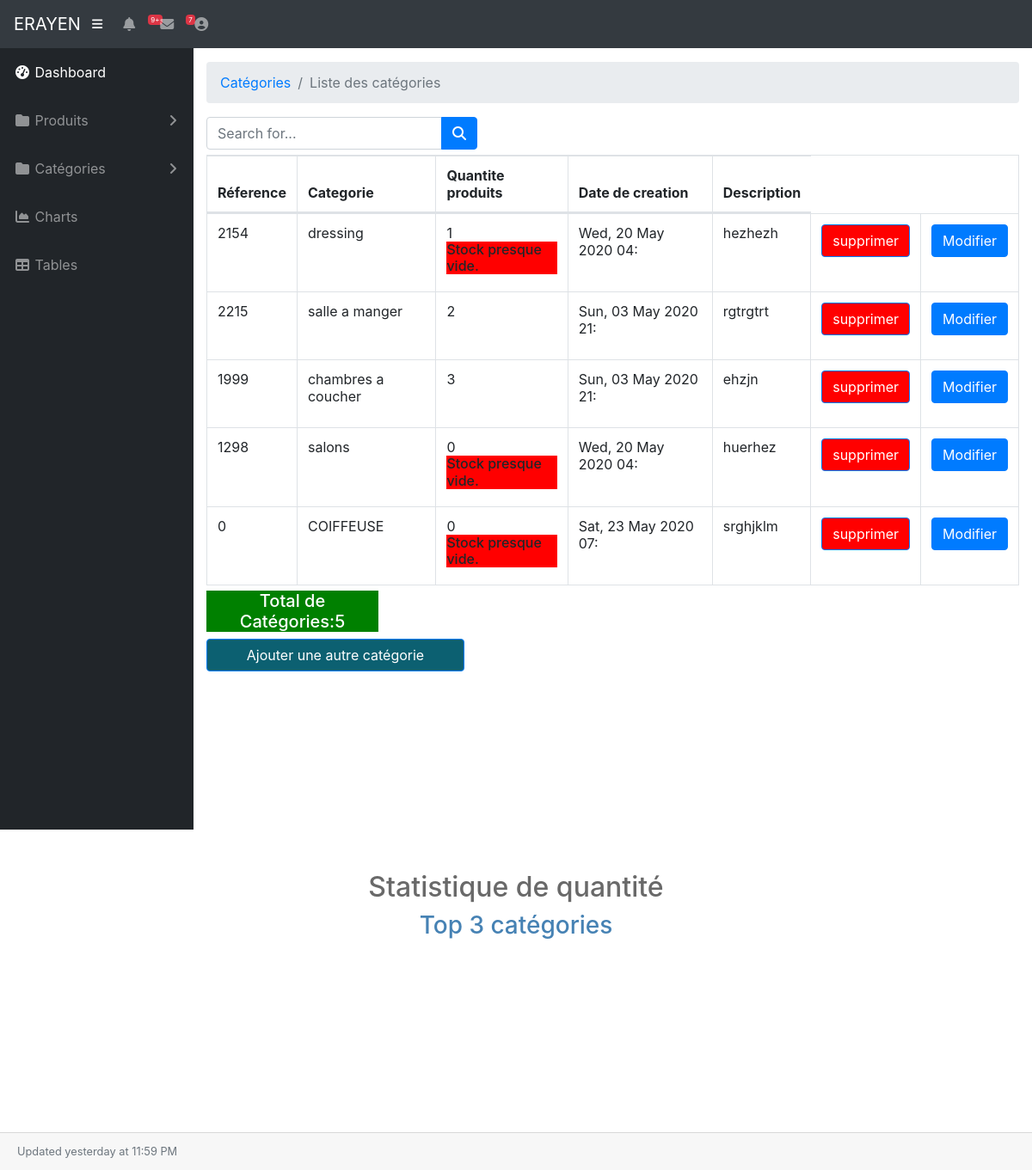
The page /ameni/AfficherC.php on the database its author committed.
### tables this page shows
CREATE TABLE `catg` (
  `id` int(11) NOT NULL,
  `refC` int(11) NOT NULL,
  `nomC` varchar(20) NOT NULL,
  `qteP` int(11) NOT NULL,
  `datecreation` varchar(20) NOT NULL,
  `description` text NOT NULL
);

### Ameni1/front/categorieC.php (called while the page is built, shortened)
<?PHP
class categorieC
{
	function affichercategorie()
	{
		$sql = "SELECT * FROM catg";
		$db = config::getConnection();
		try {
			$liste = $db->query($sql);
			return $liste;
		} catch (Exception $e) {
			die('Erreur: ' . $e->getMessage());
		}
	}
}

### ameni/AfficherC.php (the view, shortened to what this page needs)
<?php
include "../Cores/categorieC.php";
function nbcateg($x)
{
$req="select * from prod";
$db=config::getConnection();
$listP=$db->query($req) ;
$nb=0;
foreach ($listP as $row)
{
  if($x==$row['categ'])
  {
    $nb+=1;
  }
}
return $nb;
}
 $categ=new categorieC;
    if (isset($_GET['key'])) {
        $listC = $categ->rechercheCateg($_GET['key']);
    } else {
        $listC = $categ->affichercategorie();
    }
?>
<html>
<head>
  <link href="vendor/fontawesome-free/css/all.min.css" rel="stylesheet" type="text/css">
  <link href="vendor/datatables/dataTables.bootstrap4.css" rel="stylesheet">
  <link href="css/sb-admin.css" rel="stylesheet">
</head>
<body id="page-top">
  <nav class="navbar navbar-expand navbar-dark bg-dark static-top">
    <a class="navbar-brand mr-1" href="index.html">ERAYEN</a>
    <button class="btn btn-link btn-sm text-white order-1 order-sm-0" id="sidebarToggle" href="#">
      <i class="fas fa-bars"></i>
    </button>
    <ul class="navbar-nav ml-auto ml-md-0">
      <li class="nav-item dropdown no-arrow mx-1">
        <a class="nav-link dropdown-toggle" href="#" id="alertsDropdown" role="button" data-toggle="dropdown" aria-haspopup="true" aria-expanded="false">
          <i class="fas fa-bell fa-fw"></i>
          <span class="badge badge-danger">9+</span>
        </a>
      </li>
      <li class="nav-item dropdown no-arrow mx-1">
        <a class="nav-link dropdown-toggle" href="#" id="messagesDropdown" role="button" data-toggle="dropdown" aria-haspopup="true" aria-expanded="false">
          <i class="fas fa-envelope fa-fw"></i>
          <span class="badge badge-danger">7</span>
        </a>
      </li>
      <li class="nav-item dropdown no-arrow">
        <a class="nav-link dropdown-toggle" href="#" id="userDropdown" role="button" data-toggle="dropdown" aria-haspopup="true" aria-expanded="false">
          <i class="fas fa-user-circle fa-fw"></i>
        </a>
      </li>
    </ul>
  </nav>
  <div id="wrapper">
    <ul class="sidebar navbar-nav">
      <li class="nav-item active">
        <a class="nav-link" href="index.html">
          <i class="fas fa-fw fa-tachometer-alt"></i>
          <span>Dashboard</span>
        </a>
      </li>
      <li class="nav-item dropdown">
        <a class="nav-link dropdown-toggle" href="#" id="pagesDropdown" role="button" data-toggle="dropdown" aria-haspopup="true" aria-expanded="false">
          <i class="fas fa-fw fa-folder"></i>
           <span>Produits</span>
        </a>
      </li>
       <li class="nav-item dropdown">
        <a class="nav-link dropdown-toggle" href="#" id="pagesDropdown" role="button" data-toggle="dropdown" aria-haspopup="true" aria-expanded="false">
          <i class="fas fa-fw fa-folder"></i>
          <span>Catégories</span>
        </a>
      </li>
      <li class="nav-item">
        <a class="nav-link" href="charts.html">
          <i class="fas fa-fw fa-chart-area"></i>
          <span>Charts</span></a>
      </li>
      <li class="nav-item">
        <a class="nav-link" href="tables.html">
          <i class="fas fa-fw fa-table"></i>
          <span>Tables</span></a>
      </li>
    </ul>
    <div id="content-wrapper">
      <div class="container-fluid">
        <ol class="breadcrumb">
          <li class="breadcrumb-item">
            <a href="#">Catégories</a>
          </li>
          <li class="breadcrumb-item active">Liste des catégories</li>
        </ol>
    <form method="get" class="d-none d-md-inline-block form-inline ml-auto mr-0 mr-md-3 my-2 my-md-0">
      <div class="input-group">
        <input type="text" class="form-control" name="key" placeholder="Search for..." aria-label="Search" aria-describedby="basic-addon2">
        <div class="input-group-append">
          <button class="btn btn-primary" type="submit">
            <i class="fas fa-search"></i>
          </button>
        </div>
      </div>
    </form>
                                   </head>
                                            <table class="table table-bordered" id="dataTable" width="100%" cellspacing="0" >
                                                <thead>
                                                    <tr>
                                                        <th>Réference</th>
                                                        <th>Categorie</th>
                                                        <th>Quantite produits</th>
                                                        <th>Date de creation</th>
                                                        <th>Description</th>
                                                    </tr>
                                                </thead>
                                                <?PHP
                                                  $total=0;
                                                foreach ($listC as $row)
                                                 {
                                                    ?>
                                                        <tr>
                                                               <td>
                                                                <?PHP echo $row['refC']; ?>
                                                            </td>
                                                            <td>
                                                                <?PHP echo $row['nomC'];
                                                                ?>
                                                            </td>
                                                            <td>
                                                               <?PHP echo $x=nbcateg($row['nomC']);
                                                                if ($x<2){?>
                                                                <h6 style="background-color: red" > Stock presque vide. </h6>
                                                                 <?php
                                                                }?>
                                                            </td>
                                                            <td>
                                                                <?PHP echo $row['datecreation']; ?>
                                                            </td>
                                                            <td>
                                                                <?PHP echo $row['description'];
                                                                $total+=1;?>
                                                            </td>
                                                            <td>
                                                            <form method="get" action="AfficherC.php" >
                                                            <input class="btn btn-primary btn-block" style="background-color: red" class="btn btn-primary btn-block" type="submit" name="supprimer" value="supprimer">
                                                            </td>
                                                            <td>
                                                            <a class="btn btn-primary btn-block" href="modifierC.php?id=<?php echo $row['id'] ?>">
                                                            Modifier
                                                            </a>
                                                            </td>
                                                        </tr>
<?php
}
?>
                                           </table>
                                            <h5  style="color: white; background-color: green; width: 200px;" align="center"> <?php echo('Total de Catégories:'.$total)?></h5>
<form method="get" action="AjouterC.php" align="center">
   <button align="center" style="background-color: #0c6071; width: 300px" class="btn btn-primary btn-block" type="submit" > <a>  Ajouter une autre catégorie </a> </button> </form>
</div>
                 <fieldset style="border-color: white">
                <table align="center">
            <div    class="card-body">
    ?>  </div>
           </table>
       </fieldset>
              </div>
          </div>
  <link rel="stylesheet" href="//cdnjs.cloudflare.com/ajax/libs/morris.js/0.5.1/morris.css">
 </head>
 <body>
  <br /><br />
  <div class="container" style="width:900px;">
   <h2 style="color: #696969" align="center">Statistique de quantité</h2>
   <h3 style="color: #4682b4" align="center"> Top 3 catégories </h3>
   <br /><br />
  </div>
 </body>
</html>
</body>
</html>
 <div class="card-footer small text-muted">Updated yesterday at 11:59 PM</div>
</body>
</html>

### rows shown on the page
catg: refC "2154", nomC "dressing", nomC "1", shows "Stock presque vide.", datecreation "Wed, 20 May 2020 04:", description "hezhezh"
catg: refC "2215", nomC "salle a manger", nomC "2", datecreation "Sun, 03 May 2020 21:", description "rgtrgtrt"
catg: refC "1999", nomC "chambres a coucher", nomC "3", datecreation "Sun, 03 May 2020 21:", description "ehzjn"
catg: refC "1298", nomC "salons", nomC "0", shows "Stock presque vide.", datecreation "Wed, 20 May 2020 04:", description "huerhez"
catg: refC "0", nomC "COIFFEUSE", nomC "0", shows "Stock presque vide.", datecreation "Sat, 23 May 2020 07:", description "srghjklm"

### other values the page prints
$total "5"
